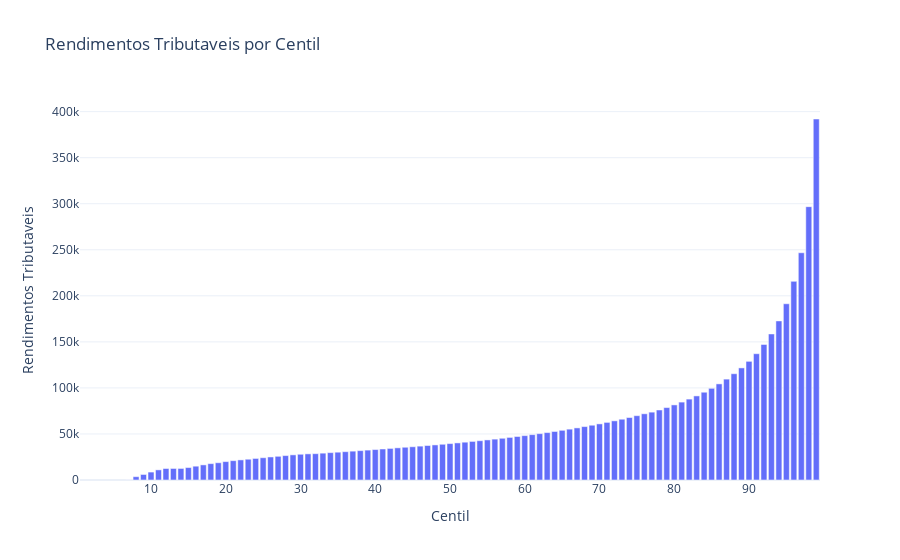

Write notebook code for a chart like this one.
### Code cell
plot_limite_superior_rendimentos(df_99centil)
